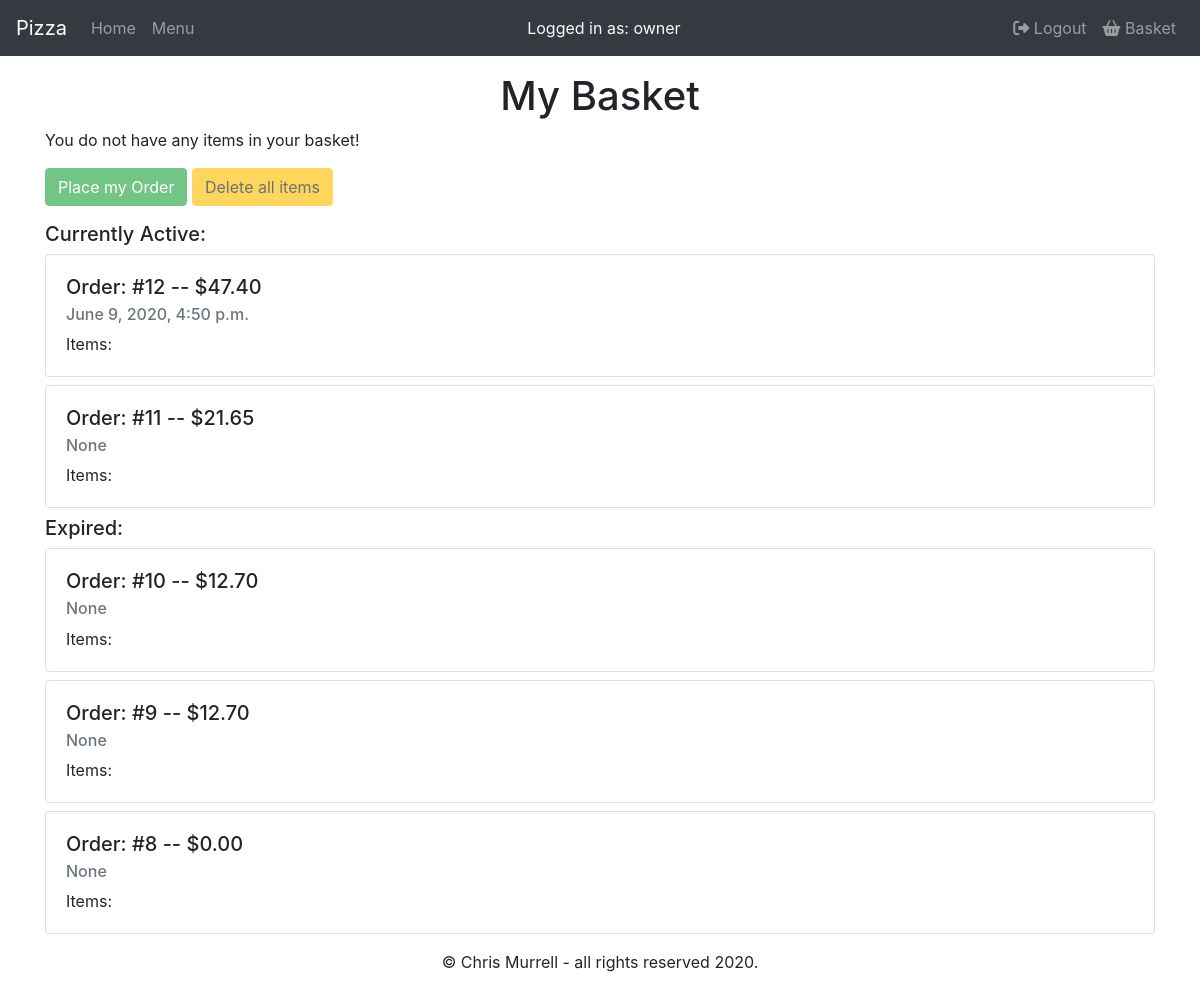
/basket (signed in), run on an earlier commit of the app's database.
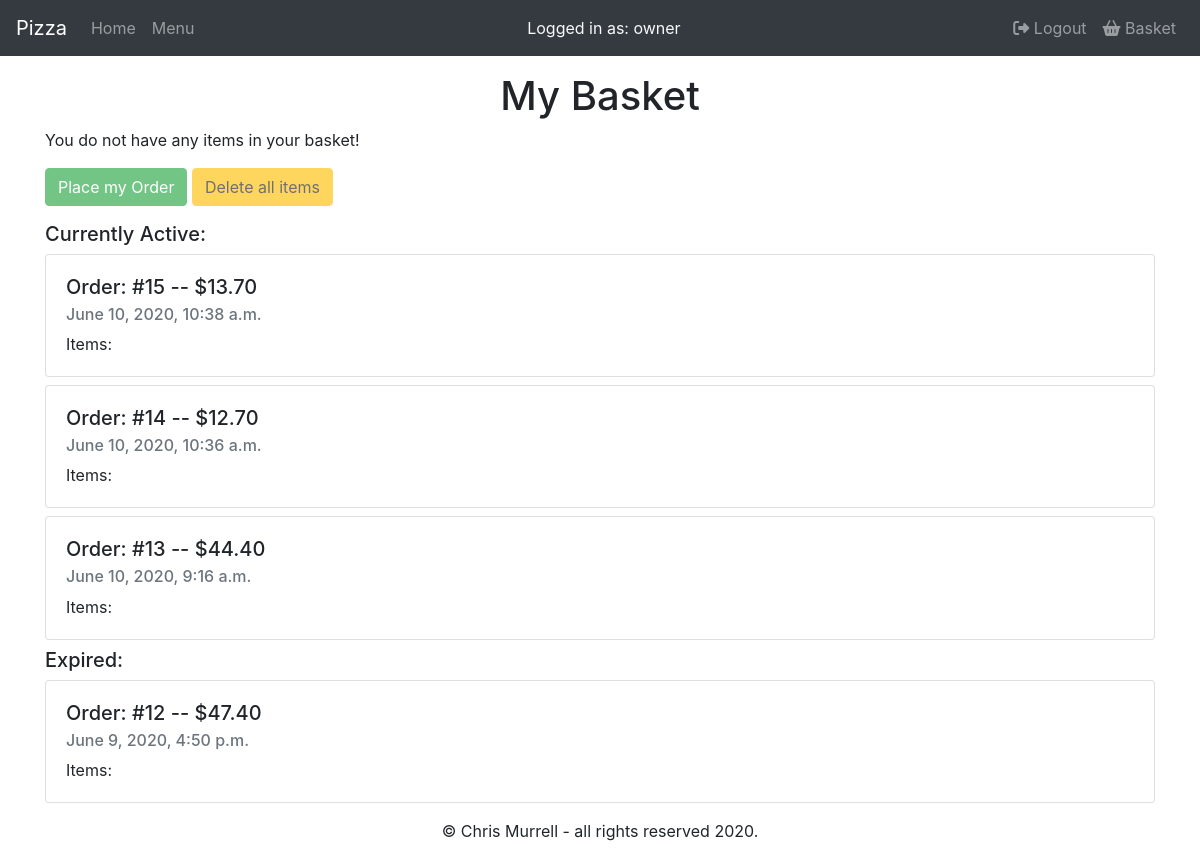
And on a later commit of the database.
### orders/models.py (models this page shows, shortened)
class Orders(models.Model):
    order_id = models.AutoField(primary_key=True)
    user_id = models.ForeignKey(
        User, on_delete=models.CASCADE, related_name='orders')
    pizItems = models.ManyToManyField('PizOrder', blank=True, related_name='pizItems')
    subItems = models.ManyToManyField('SubOrder', blank=True, related_name='subItems')
    pastaItems = models.ManyToManyField('PastaOrder', blank=True, related_name='pastaItems')
    saladItems = models.ManyToManyField('SaladOrder', blank=True, related_name='saladItems')
    platItems = models.ManyToManyField('PlatterOrder', blank=True, related_name='platItems')
    time_placed = models.DateTimeField(auto_now_add=True)
    cost = models.DecimalField(max_digits=6, decimal_places=2, default=00.00)
    active = models.CharField(max_length=1, default='Y')
    class Meta:
        verbose_name = 'order'
        verbose_name_plural = 'orders'

### orders/views.py (the view)
# urls.py: path("basket", views.basket, name="basket"),
def basket(request):
    user = request.user
    user = User.objects.get(username=user)
    orders = Orders.objects.filter(user_id=user.pk, active='N')
    pizzas = PizOrder.objects.all()
    active = Orders.objects.filter(user_id=user, active='Y').order_by('-time_placed')
    expired = Orders.objects.filter(user_id=user, active='N').order_by('-time_placed')
    context = {
        "user": user,
        "active": active,
        "expired": expired,
        "test": pizzas
    }
    return render(request, 'orders/basket.html', context)

### orders/Templates/orders/basket.html (shortened to what this page needs)
{% extends "orders/base.html" %}
{% load static %}
{% block main %}
<h1>My Basket</h1>
<form action="place" method="post">
    <div class="form-group" id="basketList">
    </div>
    <div class="form-group">
        <button type="submit" class="btn btn-success" id="placeOrder">
            Place my Order
        </button>
        <button type="button" class="btn btn-warning" id="deleteOrder">
            Delete all items
        </button>
    </div>
</form>
<h5>Currently Active:</h5>
{% for row in active %}
<div class="card mb-2">
    <div class="card-body">
        <h5 class="card-title">Order: #{{ row.order_id }} -- ${{ row.cost }}</h5>
        <h6 class="card-subtitle mb-2 text-muted">{{ row.time_placed }}</h6>
        <p class="card-text">Items:
        </p>
    </div>
</div>
{% endfor %}
<h5>Expired:</h5>
{% for row in expired %}
<div class="card mb-2">
    <div class="card-body">
        <h5 class="card-title">Order: #{{ row.order_id }} -- ${{ row.cost }}</h5>
        <h6 class="card-subtitle mb-2 text-muted">{{ row.time_placed }}</h6>
        <p class="card-text">Items:</p>
    </div>
</div>
{% endfor %}
{% endblock %}

### orders/Templates/orders/base.html (shortened to what this page needs)
{% load static %}
<!doctype html>
<html lang="en">
<head>
    <link rel="stylesheet" href="{% static 'orders/styles.css' %}">
    <link rel="stylesheet" href="https://stackpath.bootstrapcdn.com/bootstrap/4.4.1/css/bootstrap.min.css"
>
</head>
<body>
    <nav class="navbar navbar-expand-lg navbar-dark bg-dark">
        <a class="navbar-brand" href="{% url 'home' %}">Pizza</a>
        <div class="collapse navbar-collapse" id="navbar">
            {% if request.user.is_authenticated %}
            <div class="navbar-nav mr-auto">
                <a class="nav-item nav-link" href="{% url 'home' %}">Home</a>
                <a class="nav-item nav-link" href="{% url 'menu' %}">Menu</a>
            </div>
            <div class="navbar-nav text-center text-light">
                Logged in as: {{ user.username }}
            </div>
            <div class="navbar-nav ml-auto">
                <a class="nav-item nav-link" href="{% url 'logout' %}"><i class="fas fa-sign-out-alt"></i> Logout</a>
                <a class="nav-item nav-link" href="{% url 'basket' %}"><i class="fas fa-shopping-basket"></i> Basket</a>
            </div>
            {% else %}
            <div class="navbar-nav ml-auto">
                <a class="nav-item nav-link" href="{% url 'register' %}">Register</a>
                <a class="nav-item nav-link" href="{% url 'login' %}">Login</a>
            </div>
            {% endif %}
        </div>
    </nav>
    <div class="container mt-3 mb-3">
        {% block main %}{% endblock %}
    </div>
    <footer>
        <div class="muted text-center">
            <p>&copy; Chris Murrell - all rights reserved 2020.</p>
        </div>
    </footer>
</body>
</html>

### orders/static/orders/styles.css (style rules this page uses)
h1 { text-align: center; }

What changed in the data, as far as the page shows it:
removed Orders: order_id "11", cost "21.65", time_placed "None", shown under "Currently Active:"
removed Orders: order_id "10", cost "12.70", time_placed "None", shown under "Expired:"
removed Orders: order_id "9", cost "12.70", time_placed "None", shown under "Expired:"
removed Orders: order_id "8", cost "0.00", time_placed "None", shown under "Expired:"
added Orders: order_id "15", cost "13.70", time_placed "June 10, 2020, 10:38 a.m.", shown under "Currently Active:"
added Orders: order_id "14", cost "12.70", time_placed "June 10, 2020, 10:36 a.m.", shown under "Currently Active:"
added Orders: order_id "13", cost "44.40", time_placed "June 10, 2020, 9:16 a.m.", shown under "Currently Active:"
changed Orders "June 9, 2020, 4:50 p.m.": moves from the list under "Currently Active:" to the list under "Expired:"
